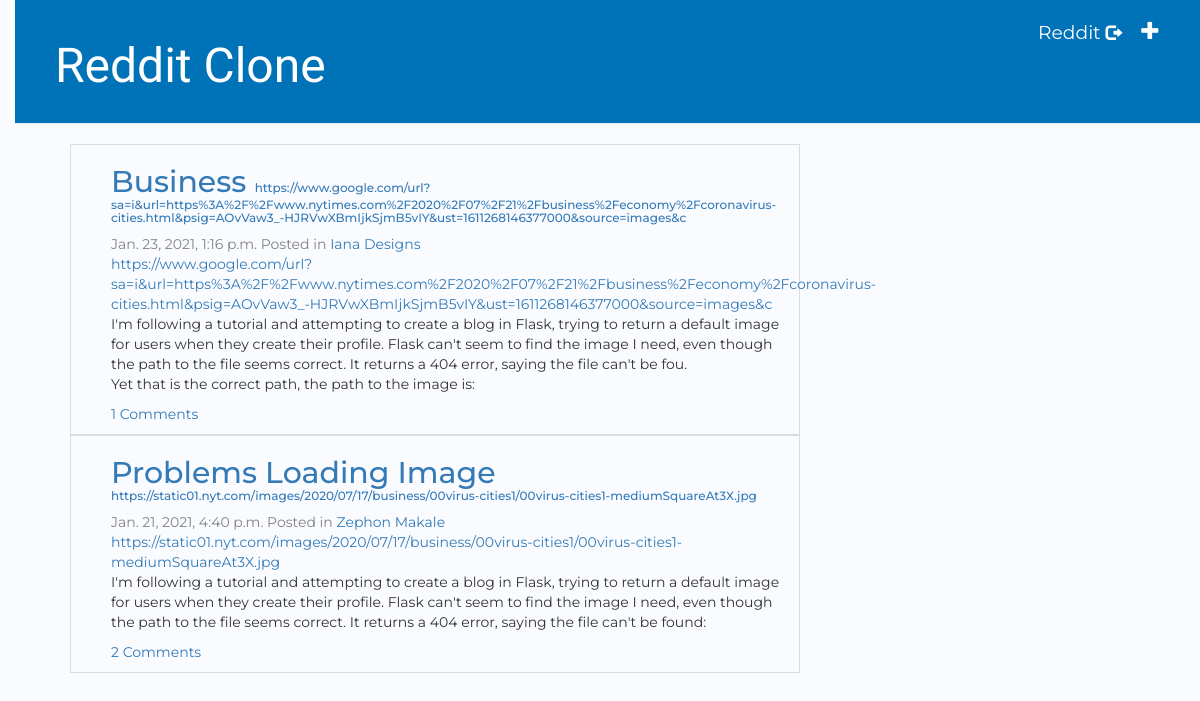
The app's page / (signed in) with its own data.
### reddit/models.py (models this page shows, shortened)
class Votable(BaseModel):
    upvote_count = models.PositiveIntegerField(default=0)
    downvote_count = models.PositiveIntegerField(default=0)
    class Meta: abstract = True

class Post(Votable):
    title = models.CharField(max_length=200)
    submitter = models.ForeignKey(settings.AUTH_USER_MODEL, related_name='posts_submitted', on_delete=models.CASCADE)
    url = models.URLField('URL', max_length=200, null=True, blank=True)
    text = models.TextField(blank=True, null=True)
    comment_count = models.PositiveIntegerField(default=0)

class BaseModel(models.Model):
    eid = models.UUIDField(primary_key=True, default=uuid.uuid4, editable=False)
    date_created = models.DateTimeField(auto_now_add=True, db_index=True)
    class Meta: abstract = True

class SubReddit(BaseModel):
    name = models.CharField(max_length=200)
    posts = models.ManyToManyField('Post', related_name='subreddits', blank=True, through='SubRedditPost')
    cover_image_url = models.URLField('Cover Image URL', max_length=200, blank=True, null=True )
    moderators = models.ManyToManyField(settings.AUTH_USER_MODEL, related_name='subreddits_moderated')

### reddit/views.py (the view)
# urls.py: path('', views.post_list, name='post_list'),
def post_list(request):
    query = request.GET.get('query')
    if query:
        posts = Post.objects.filter(Q(text_icontains=query)|Q(title_icontains=query)).order_by('-date_created')
    else:
        posts = Post.objects.all().order_by('-date_created')
    return render(request, 'reddit/post_list.html',  {'posts': posts, 'form': SearchForm(initial={'query': query})})

### templates/reddit/post_list.html
{% extends 'reddit/base.html' %}
{% block content %}
    <div class="post-list">
        {% for post in posts %}
            <div class="post">
                <h2>
                    <a href="{% url 'post_detail' pk=post.pk %}">{{ post.title }}</a>
                    {% if post.url %}
                        <span class="url"><a href="{{post.url}}">{{post.url}}</a>
                    {% endif %}
                </h2>
                <div class="date">
                    {{ post.date_created }}
                    {% include "reddit/subs_posted.html" with post=post %}
                </div>
                {% if post.url %}
                    <a href="{{post.url}}">{{post.url}}</a>
                {% endif %}
                <p>{{ post.text|linebreaksbr }}</p>
                {% if  post.comment_count > 0 %}
                    <p><a href="{% url 'post_detail' pk=post.pk %}">{{ post.comment_count }} Comments</a></p>
                {% endif %}
            </div>
        {% endfor %}
    </div>
{% endblock %}

### templates/reddit/base.html (shortened to what this page needs)
{% load static %}
<html>
    <head>
        <link rel="stylesheet" href="https://cdn.jsdelivr.net/npm/bootstrap@4.6.0/dist/css/bootstrap.min.css">
        <link rel="stylesheet" href="//maxcdn.bootstrapcdn.com/bootstrap/3.2.0/css/bootstrap.min.css">
        <link rel="stylesheet" href="//maxcdn.bootstrapcdn.com/bootstrap/3.2.0/css/bootstrap-theme.min.css">
        <link rel="stylesheet" href="{% static 'css/reddit.css' %}">
    </head>
    <body>
        <div class="page-header">
            {% if user.is_authenticated %}
                <a href="{% url 'post_new' %}" class="top-menu"><span class="glyphicon glyphicon-plus"></span></a>
                <p class="top-menu">{{ user.username }} <small><a class="glyphicon glyphicon-log-out logout" href="{% url 'logout' %}"></a></small></p>
            {% else %}
                <a href="{% url 'login' %}" class="top-menu"><span class="glyphicon glyphicon-lock"></span></a>
            {% endif %}
            <h1><a href="/">Reddit Clone</a></h1>
        </div>
        <div class="content container">
            <div class="row">
                <div class="col-md-8">
                {% block content %}
                {% endblock %}
                </div>
            </div>
        </div>
    </body>
</html>

### templates/reddit/subs_posted.html
{%if post.subreddits.count %}
    <span>Posted in</span>
    {% for sub in post.subreddits.all %}
        <a href="{% url 'sub_detail' pk=sub.pk %}">{{ sub.name }}</a>
    {% endfor %}
{%endif%}

### reddit/static/css/reddit.css (style rules this page uses)
* { font-family: 'Montserrat', sans-serif; }
body { padding-left: 15px; background-color: #f9fbff; }
h1 a { color: #FCA205; font-family: 'Tangerine', cursive; }
.page-header { background-color: #0072b7; margin-top: 0; padding: 20px 20px 20px 40px; }
.page-header h1, .page-header h1 a, .page-header h1 a:visited, .page-header h1 a:active { color: #ffffff; font-size: 36pt; text-decoration: none; }
.content { margin-left: 40px; }
h1, h2, h3, h4 { font-family: 'Helvetica'; }
.date { color: #828282; }
.top-menu, .top-menu:hover, .top-menu:visited { color: #ffffff; float: right; font-size: 14pt; margin-right: 20px; }
.post { padding-bottom: 40px; }
.post-list .post { padding-bottom: 0px; padding-left: 40px; position: relative; border-width: 1px; border-style: solid; border-color: rgb(218, 221, 222); }
.url { font-size: .4em; }
.logout { color: #fff; }

### records on screen
Post: title "Business", url "https://www.google.com/url?sa=i&url=https%3A%2F%2Fwww.nytimes.com%2F2020%2F07%2F21%2Fbusiness%2Feconomy%2Fcoronavirus-cities.html&psig=AOvVaw3_-HJRVwXBmIjkSjmB5vIY&ust=1611268146377000&source=images&c", date_created "Jan. 23, 2021, 1:16 p.m.", text "I'm following a tutorial and attempting to create a blog in Flask, trying to return a default image for users when they create their profile. Flask can't seem to find the image I need, even though the path to the file seems correct. It returns a 404 error, saying the file can't be fou. Yet that is the correct path, the path to the image is:", comment_count "1"
SubReddit: name "Iana Designs"
Post: title "Problems Loading Image", url "https://static01.nyt.com/images/2020/07/17/business/00virus-cities1/00virus-cities1-mediumSquareAt3X.jpg", date_created "Jan. 21, 2021, 4:40 p.m.", text "I'm following a tutorial and attempting to create a blog in Flask, trying to return a default image for users when they create their profile. Flask can't seem to find the image I need, even though the path to the file seems correct. It returns a 404 error, saying the file can't be found:", comment_count "2"
SubReddit: name "Zephon Makale"

### other values on screen
{{ user.username }} "Reddit"
